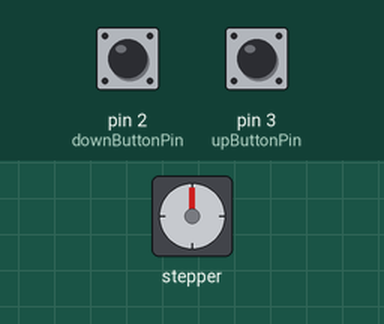
Recording of a sketch running on a simulated Arduino Uno, built with avr-gcc and run on an emulated ATmega328P. Parts: stepper motor. The inputs (shaded band) are chosen by the test bench; at power-on: pin 2 (downButtonPin) LOW, pin 3 (upButtonPin) LOW. Stepper angles assume 2048 steps per turn.

Above: at 1.2 s.
1.3 s: pin 2 (downButtonPin) pulled HIGH for 1 s
At 3.4 s:
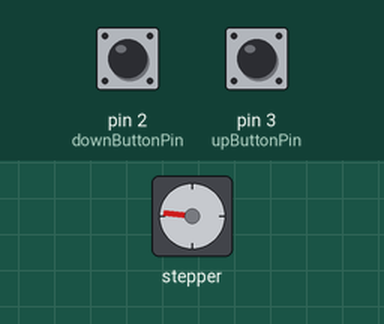
3.8 s: pin 3 (upButtonPin) pulled HIGH for 3.2 s
At 8.1 s:
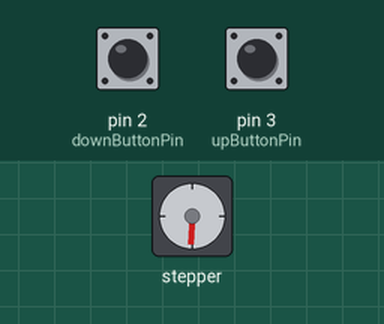
8.5 s: pin 3 (upButtonPin) pulled HIGH for 1 s
At 10.0 s:
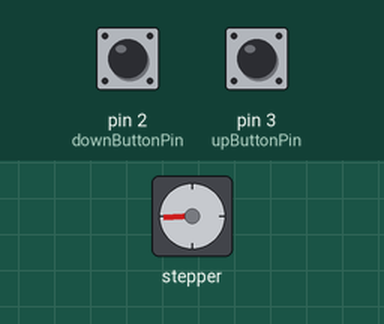
11.0 s: pin 2 (downButtonPin) pulled HIGH for 3.2 s
At 11.45 s:
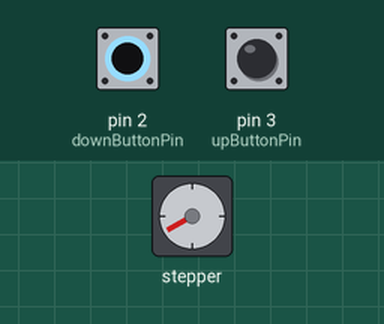
15.7 s: pin 2 (downButtonPin) pulled HIGH for 3.2 s
At 19.6 s:
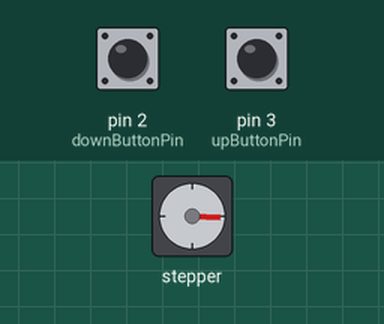
Timing chart, 0 to 21.1 s (numbered marks = the images above; inputs shaded):
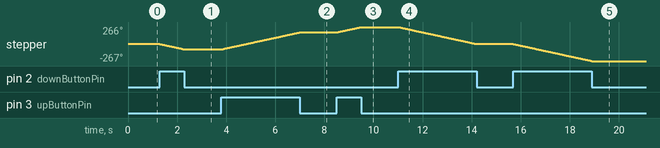

Measured:
- after the input at 1.3 s, stepper: turns 84° counter-clockwise in 1.0 s, starting at once
- after the input at 3.8 s, stepper: turns 267° clockwise in 3.2 s, starting at once
- after the input at 8.5 s, stepper: turns 83° clockwise in 0.99 s, starting at once
- after the input at 11.0 s, stepper: turns 266° counter-clockwise in 3.2 s, starting at once
- after the input at 15.7 s, stepper: turns 267° counter-clockwise in 3.2 s, starting at once

The sketch:

stepper_with_button.ino
```cpp
#include <Stepper.h>

const int upButtonPin = 3;
const int downButtonPin = 2;

int buttonState = 0;
int speedRpm = 15;
int steps = 2048;
Stepper myStepper(2048, 8, 10, 9, 11);

void setup() {
  // put your setup code here, to run once:
  pinMode(upButtonPin, INPUT);
  pinMode(downButtonPin, INPUT);
  myStepper.setSpeed(speedRpm);
}

void loop() {
  // put your main code here, to run repeatedly:
    int upPressed = digitalRead(upButtonPin);
    int downPressed = digitalRead(downButtonPin);

    if(upPressed == HIGH){
      myStepper.step(1);
    }

    if(downPressed == HIGH){
      myStepper.step(-1);
    }
}
```
